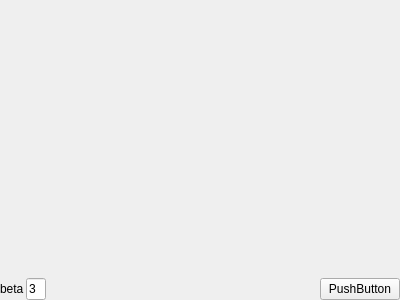
<?xml version="1.0" encoding="UTF-8"?>
<ui version="4.0">
 <class>WhiteWidget</class>
 <widget class="BaseWidget" name="WhiteWidget">
  <property name="geometry">
   <rect>
    <x>0</x>
    <y>0</y>
    <width>400</width>
    <height>300</height>
   </rect>
  </property>
  <property name="windowTitle">
   <string>WhiteWidget</string>
  </property>
  <layout class="QVBoxLayout" name="verticalLayout">
   <property name="spacing">
    <number>0</number>
   </property>
   <property name="leftMargin">
    <number>0</number>
   </property>
   <property name="topMargin">
    <number>0</number>
   </property>
   <property name="rightMargin">
    <number>0</number>
   </property>
   <property name="bottomMargin">
    <number>0</number>
   </property>
   <item>
    <widget class="QScrollArea" name="scrollArea">
     <property name="frameShape">
      <enum>QFrame::NoFrame</enum>
     </property>
     <property name="widgetResizable">
      <bool>true</bool>
     </property>
     <widget class="QWidget" name="scrollAreaWidgetContents">
      <property name="geometry">
       <rect>
        <x>0</x>
        <y>0</y>
        <width>400</width>
        <height>277</height>
       </rect>
      </property>
      <layout class="QVBoxLayout" name="verticalLayout_2">
       <property name="spacing">
        <number>0</number>
       </property>
       <property name="leftMargin">
        <number>0</number>
       </property>
       <property name="topMargin">
        <number>0</number>
       </property>
       <property name="rightMargin">
        <number>0</number>
       </property>
       <property name="bottomMargin">
        <number>0</number>
       </property>
       <item>
        <widget class="QLabel" name="labelImage"/>
       </item>
      </layout>
     </widget>
    </widget>
   </item>
   <item>
    <widget class="QWidget" name="widget" native="true">
     <layout class="QHBoxLayout" name="horizontalLayout">
      <property name="spacing">
       <number>2</number>
      </property>
      <property name="leftMargin">
       <number>0</number>
      </property>
      <property name="topMargin">
       <number>0</number>
      </property>
      <property name="rightMargin">
       <number>0</number>
      </property>
      <property name="bottomMargin">
       <number>0</number>
      </property>
      <item>
       <widget class="QLabel" name="labelBeta">
        <property name="text">
         <string>beta</string>
        </property>
       </widget>
      </item>
      <item>
       <widget class="QLineEdit" name="lineEditBeta">
        <property name="maximumSize">
         <size>
          <width>20</width>
          <height>16777215</height>
         </size>
        </property>
        <property name="text">
         <string>3</string>
        </property>
        <property name="maxLength">
         <number>2</number>
        </property>
       </widget>
      </item>
      <item>
       <spacer name="horizontalSpacer">
        <property name="orientation">
         <enum>Qt::Horizontal</enum>
        </property>
        <property name="sizeHint" stdset="0">
         <size>
          <width>40</width>
          <height>20</height>
         </size>
        </property>
       </spacer>
      </item>
      <item>
       <widget class="QPushButton" name="pushButton">
        <property name="text">
         <string>PushButton</string>
        </property>
       </widget>
      </item>
     </layout>
    </widget>
   </item>
  </layout>
 </widget>
 <layoutdefault spacing="6" margin="11"/>
 <customwidgets>
  <customwidget>
   <class>BaseWidget</class>
   <extends>QWidget</extends>
   <header>basewidget.h</header>
   <container>1</container>
  </customwidget>
 </customwidgets>
 <resources/>
 <connections/>
</ui>
